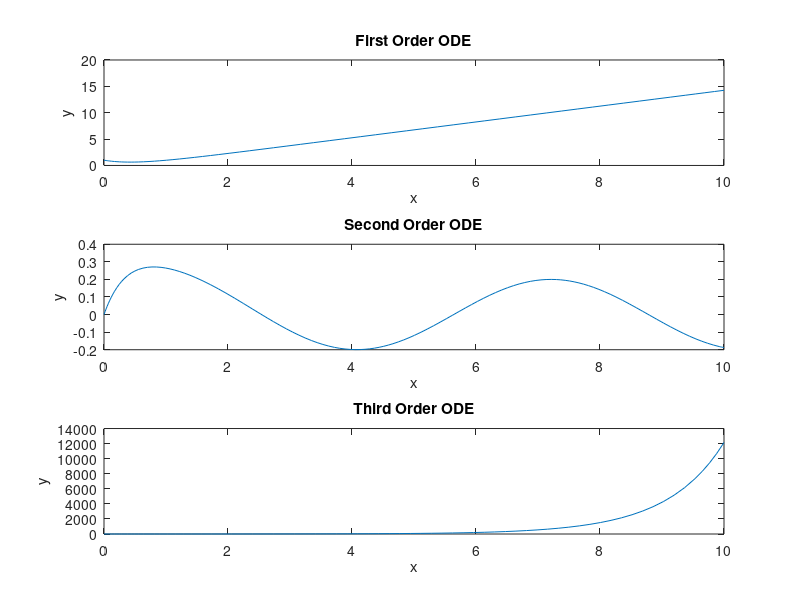

Write MATLAB code to recreate this figure.
%{
EXPERIMENT-8
AIM:Solving First, Second and third Order Ordinary Differential Equation using Built-in Functions and plot.
    
SOFTWARE USED: MATLAB 9.12.0(R2022a)
  %}

% Define the differential equations
% First order: y' = -2*y + 3*x
% Second order: y'' + 4*y' + 4*y = cos(x)
% Third order: y''' - 2*y'' + y' - 2*y = exp(x)

% First order
f1 = @(x,y) -2*y + 3*x;

% Second order
f2 = @(x,y) [y(2); -4*y(2) - 4*y(1) + cos(x)];

% Third order
f3 = @(x,y) [y(2); y(3); 2*y(3) - y(2) + 2*y(1) - exp(x)];

% Define the time span and initial conditions
tspan = [0 10];
y0_1 = 1;
y0_2 = [0; 1];
y0_3 = [0; 0; 1];

% Solve the differential equations using ode45
[x_1, y_1] = ode45(f1, tspan, y0_1);
[x_2, y_2] = ode45(f2, tspan, y0_2);
[x_3, y_3] = ode45(f3, tspan, y0_3);

% Plot the results with appropriate labels
figure;
subplot(3,1,1);
plot(x_1, y_1);
title('First Order ODE');
xlabel('x');
ylabel('y');
subplot(3,1,2);
plot(x_2, y_2(:,1));
title('Second Order ODE');
xlabel('x');
ylabel('y');
subplot(3,1,3);
plot(x_3, y_3(:,1));
title('Third Order ODE');
xlabel('x');
ylabel('y');
